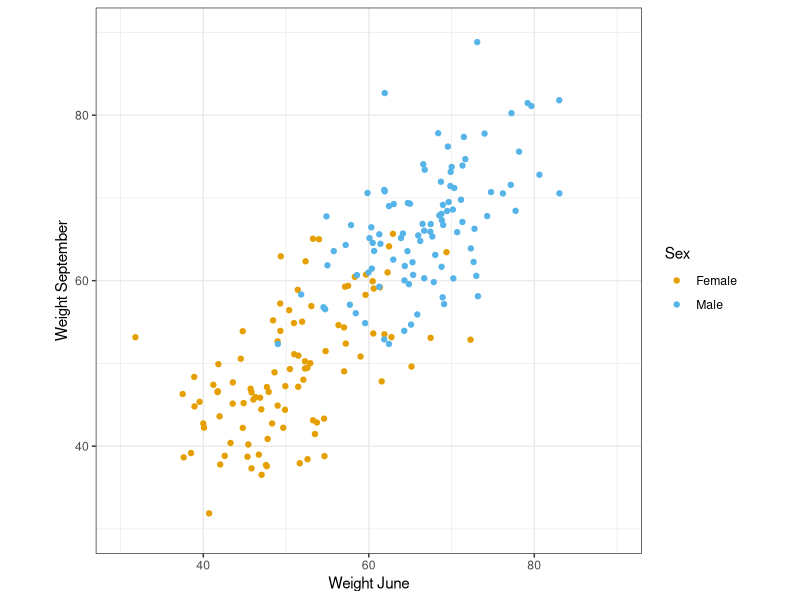

Recreate this plot in R.
## ---- chunk 1
set.seed(2)
bd <- data.frame(sex=rep(c(0,1),each=100),x=rnorm(200))
bd$W1 <- 50 + bd$x*5 + bd$sex*15 + rnorm(200)*5
bd$W2 <- 50 + bd$x*5 + bd$sex*15 + rnorm(200)*5
bd$Ch <- bd$W2 - bd$W1

bd$sex <- as.factor(bd$sex)
levels(bd$sex)<-c("Female","Male")
## ---- chunk 2
library(ggplot2)
ggplot(bd,aes(x=W1,y=W2,color=factor(sex))) + geom_point() +
scale_color_manual(values=c("#E69F00", "#56B4E9")) +
coord_fixed(xlim=c(30,90),ylim=c(30,90))  + theme(aspect.ratio=1) + theme_bw() + labs(x="Weight June",y="Weight September",color="Sex")
